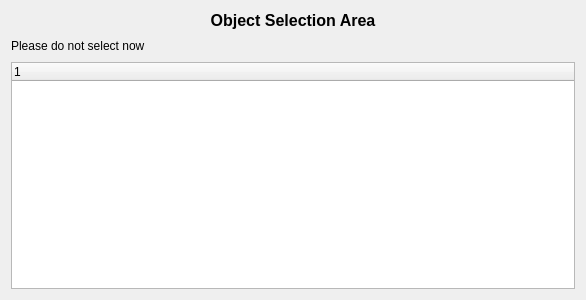
<?xml version="1.0" encoding="UTF-8"?>
<ui version="4.0">
 <class>SrGuiManipulationUi</class>
 <widget class="QWidget" name="SrGuiManipulationUi">
  <property name="geometry">
   <rect>
    <x>0</x>
    <y>0</y>
    <width>586</width>
    <height>300</height>
   </rect>
  </property>
  <property name="windowTitle">
   <string>Event Sequence</string>
  </property>
  <layout class="QGridLayout" name="gridLayout">
   <item row="0" column="0">
    <layout class="QVBoxLayout" name="verticalLayout">
     <item>
      <layout class="QHBoxLayout" name="horizontalLayout_3">
       <item>
        <widget class="QLabel" name="label_2">
         <property name="font">
          <font>
           <pointsize>12</pointsize>
           <weight>75</weight>
           <bold>true</bold>
          </font>
         </property>
         <property name="text">
          <string>Object Selection Area</string>
         </property>
         <property name="alignment">
          <set>Qt::AlignCenter</set>
         </property>
        </widget>
       </item>
      </layout>
     </item>
     <item>
      <layout class="QHBoxLayout" name="horizontalLayout">
       <item>
        <widget class="QLabel" name="usr_msg_label">
         <property name="text">
          <string>Please do not select now</string>
         </property>
        </widget>
       </item>
       <item>
        <spacer name="horizontalSpacer">
         <property name="orientation">
          <enum>Qt::Horizontal</enum>
         </property>
         <property name="sizeHint" stdset="0">
          <size>
           <width>40</width>
           <height>20</height>
          </size>
         </property>
        </spacer>
       </item>
      </layout>
     </item>
     <item>
      <layout class="QVBoxLayout" name="chooser_layout">
       <item>
        <widget class="QTreeWidget" name="treeWidget">
         <column>
          <property name="text">
           <string notr="true">1</string>
          </property>
         </column>
        </widget>
       </item>
      </layout>
     </item>
    </layout>
   </item>
  </layout>
 </widget>
 <resources/>
 <connections/>
</ui>
